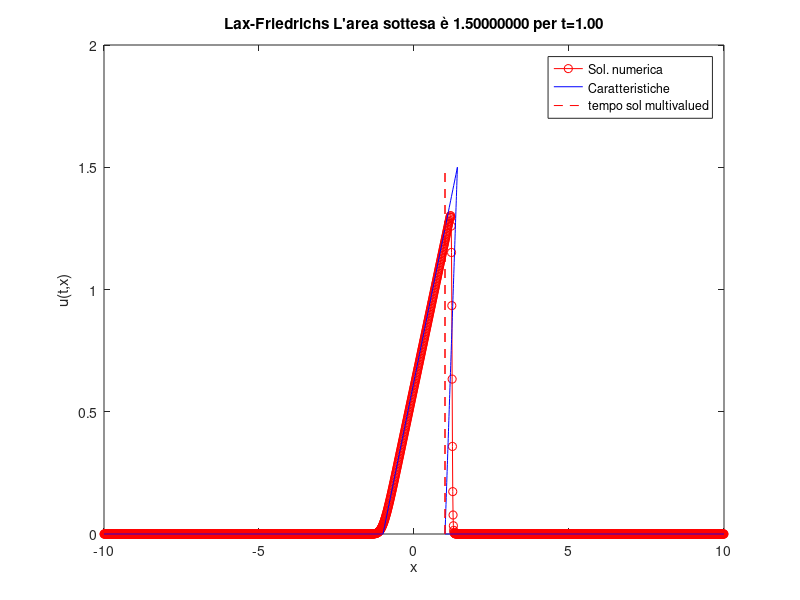

The MATLAB script that drew this image:
clear all
close all

%% Risoluzione dell'equazione di Burgers con metodo delle
%% caratteristiche e Lax - Friedrichs conservativo


tb=2/3; %tb=-1/(min(du0/dx))
tf=1.5*tb;
sx=-10;dx=10;
h=0.01;
mx=floor((dx-sx)/h); %numero nodi 
xx=linspace(sx,dx,mx+1); 
CFL=0.8;
u0=@(x) 1.5*max(0,1-abs(x)); %dato iniziale
k=(CFL*h)/max(u0(xx)); %time steps, massimo della velocità iniziale=(tf)/k;
f=@(u) 0.5*u.^2; %funzione che rappresenta il termine non-lineare dell'equazione di Burgers

U=zeros(1,mx+1);
U=[u0(xx)];

%% Metodo delle caratteristiche

AreaChar=quad(u0,sx,dx); %ovviamente fa 1.5 visto che l'altezza e la base non sono cambiate
%uso quad perché è implementato sia in octave che in MatLab

sprintf('L''area sottesa con caratteristiche è %0.5f',AreaChar)

%% Lax-Friedrichs conservativo
t=0;
i=0; %contatore tempo, per metodo caratteristiche
T=0:k:tf; %linspace dei tempi
while (t+k)<tf
  %caratteristiche
    i=i+1;
    %Lax-Friedrichs conservativo
    U(1,2:end-1)=0.5*(U(1,3:end) + U(1,1:end-2)) - (k/(2*h))*(f(U(1,3:end)) - f(U(1,1:end-2)));
    U(1,1)=U(1,2); %nodi interni
    U(1,mx+1)=U(1,mx);
    k=(CFL*h)/(max(U(1,:))); %il k va cambiato poiché la condizione su CFL va modificata
    t=t+k; %aggiorno il tempo e la soluzione
    AreaLax=trapz([sx:h:dx],U(1,:))
    plot(xx,U(1,:),'r-o',xx+T(i)*u0(xx),u0(xx),'b',ones(2),[0,1.5],'r--')
    xlabel('x')
    ylabel('u(t,x)')
    legend('Sol. numerica','Caratteristiche','tempo sol multivalued')
    title(sprintf('Lax-Friedrichs L''area sottesa è %0.8f per t=%0.2f',AreaLax,t));
    pause(0.0001)
end